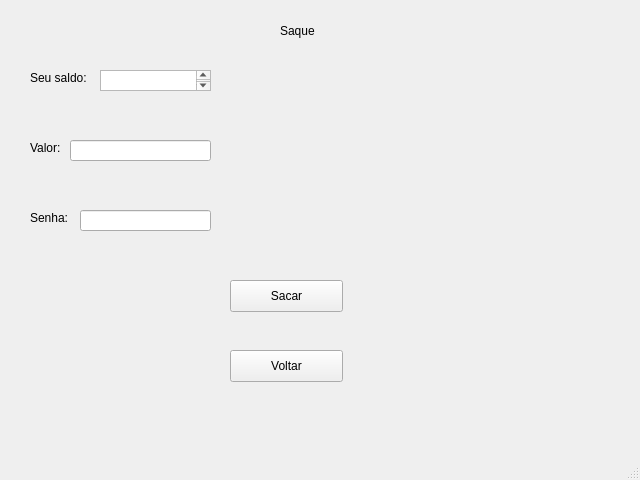
<?xml version="1.0" encoding="UTF-8"?>
<ui version="4.0">
 <class>MainWindow</class>
 <widget class="QMainWindow" name="MainWindow">
  <property name="geometry">
   <rect>
    <x>0</x>
    <y>0</y>
    <width>640</width>
    <height>480</height>
   </rect>
  </property>
  <property name="windowTitle">
   <string>MainWindow</string>
  </property>
  <widget class="QWidget" name="centralwidget">
   <widget class="QLabel" name="label">
    <property name="geometry">
     <rect>
      <x>30</x>
      <y>140</y>
      <width>60</width>
      <height>16</height>
     </rect>
    </property>
    <property name="text">
     <string>Valor:</string>
    </property>
   </widget>
   <widget class="QLineEdit" name="lineEdit">
    <property name="geometry">
     <rect>
      <x>70</x>
      <y>140</y>
      <width>141</width>
      <height>21</height>
     </rect>
    </property>
   </widget>
   <widget class="QLabel" name="label_3">
    <property name="geometry">
     <rect>
      <x>280</x>
      <y>20</y>
      <width>60</width>
      <height>21</height>
     </rect>
    </property>
    <property name="text">
     <string>Saque</string>
    </property>
   </widget>
   <widget class="QLabel" name="label_4">
    <property name="geometry">
     <rect>
      <x>30</x>
      <y>70</y>
      <width>71</width>
      <height>16</height>
     </rect>
    </property>
    <property name="text">
     <string>Seu saldo:</string>
    </property>
   </widget>
   <widget class="QTextEdit" name="textEdit">
    <property name="geometry">
     <rect>
      <x>100</x>
      <y>70</y>
      <width>111</width>
      <height>21</height>
     </rect>
    </property>
   </widget>
   <widget class="QLabel" name="label_5">
    <property name="geometry">
     <rect>
      <x>30</x>
      <y>210</y>
      <width>60</width>
      <height>16</height>
     </rect>
    </property>
    <property name="text">
     <string>Senha:</string>
    </property>
   </widget>
   <widget class="QLineEdit" name="lineEdit_3">
    <property name="geometry">
     <rect>
      <x>80</x>
      <y>210</y>
      <width>131</width>
      <height>21</height>
     </rect>
    </property>
   </widget>
   <widget class="QPushButton" name="pushButton">
    <property name="geometry">
     <rect>
      <x>230</x>
      <y>280</y>
      <width>113</width>
      <height>32</height>
     </rect>
    </property>
    <property name="text">
     <string>Sacar</string>
    </property>
   </widget>
   <widget class="QPushButton" name="pushButton_2">
    <property name="geometry">
     <rect>
      <x>230</x>
      <y>350</y>
      <width>113</width>
      <height>32</height>
     </rect>
    </property>
    <property name="text">
     <string>Voltar</string>
    </property>
   </widget>
  </widget>
  <widget class="QStatusBar" name="statusbar"/>
 </widget>
 <resources/>
 <connections/>
</ui>
